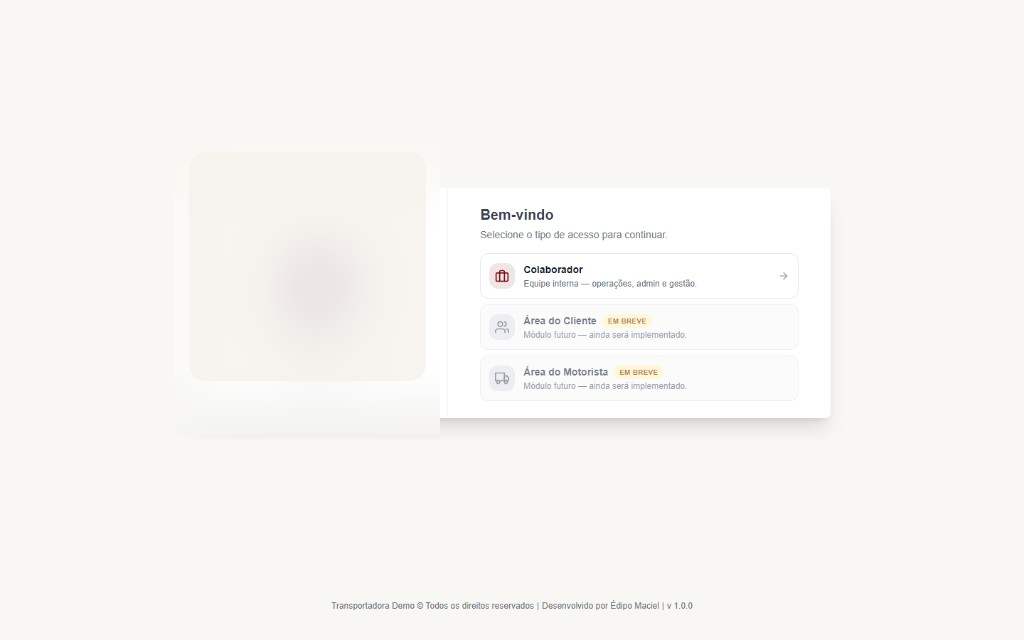
#> input picture case/login.png, 1024 x 640 px, found by its file name
$ python blur_login_logo.py
#> lines starting #> are read from the running program, lines starting #| are printed output that depends on the picture
from PIL import Image, ImageFilter, ImageDraw
from pathlib import Path

path = Path(r"C:\Users\Edipo_Maciel\Documents\Edipo\Projeto_Meu_Portfolio\public\case\login.png")
img = Image.open(path).convert("RGBA")
w, h = img.size
#> w = 1024; h = 640
print("size", w, h)
#| size 1024 640

# Left branding panel (logo + TRANSVELOSTER text)
left = int(w * 0.17)
#> left = 174
top = int(h * 0.20)
#> top = 128
right = int(w * 0.43)
#> right = 440
bottom = int(h * 0.68)
#> bottom = 435

# Strong blur over logo + brand name area
region = img.crop((left, top, right, bottom)).filter(ImageFilter.GaussianBlur(radius=26))
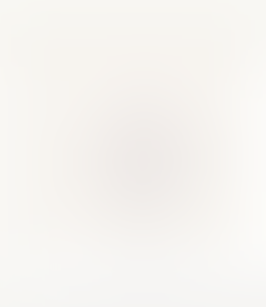
#> region: PIL image 266x307 RGBA; mean R, G, B, A 246.3, 244, 240.6, 255
img.paste(region, (left, top))

# Frosted cover so the name is fully unreadable
overlay = Image.new("RGBA", img.size, (0, 0, 0, 0))
#> overlay: PIL image 1024x640 RGBA; every value is 0
draw = ImageDraw.Draw(overlay)
draw.rounded_rectangle(
    (
        left + int((right - left) * 0.06),
        top + int((bottom - top) * 0.08),
        right - int((right - left) * 0.06),
        bottom - int((bottom - top) * 0.18),
    ),
    radius=16,
    fill=(245, 241, 235, 185),
)
img = Image.alpha_composite(img, overlay)

img.convert("RGB").save(path, "PNG", optimize=True)
print("saved", path)

$ run again, with case/clientes.png copied over case/login.png
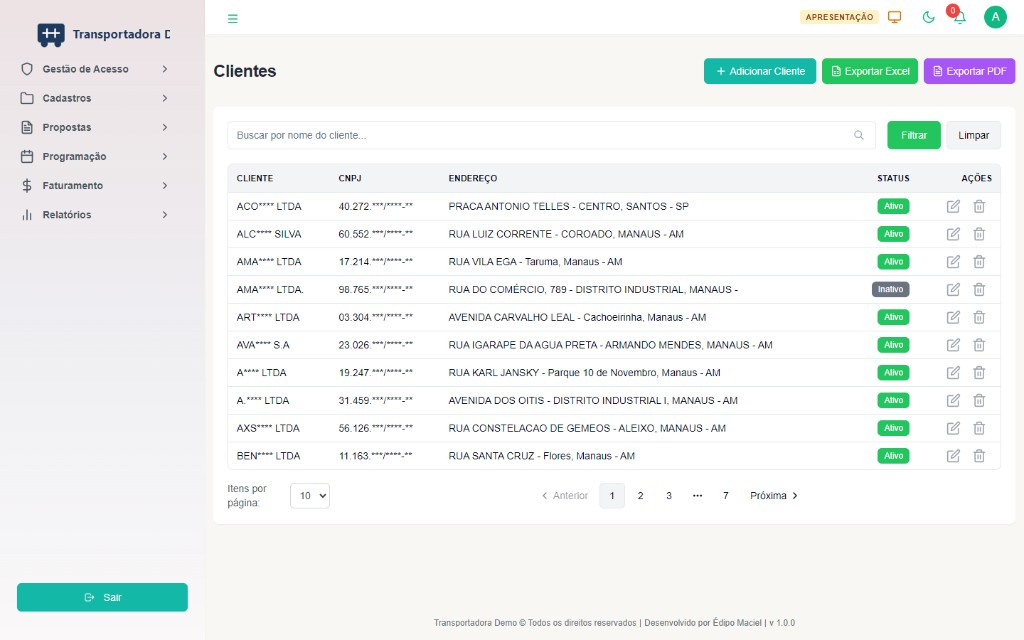
#> input picture case/clientes.png, 1024 x 640 px, found by its file name
#| size 1024 640
#> overlay: PIL image 1024x640 RGBA; every value is 0
#> `img.convert("RGB").save(path, "PNG", optimize=True)`:
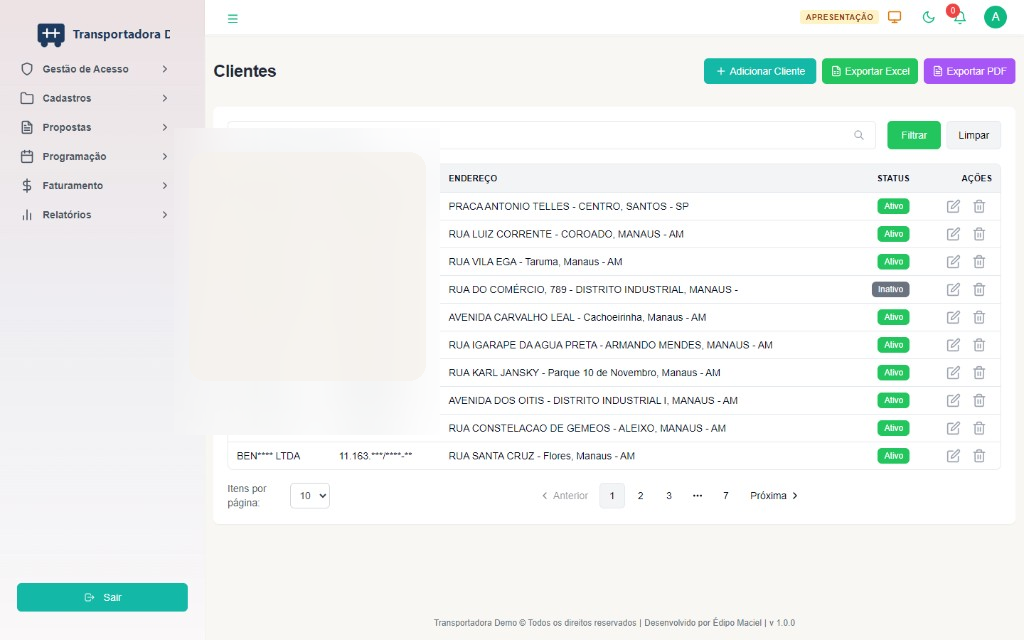
#> saved as login.png: PIL image 1024x640 RGB; mean R, G, B 240, 242.7, 241.1

$ run again, with case/faturamento.png copied over case/login.png
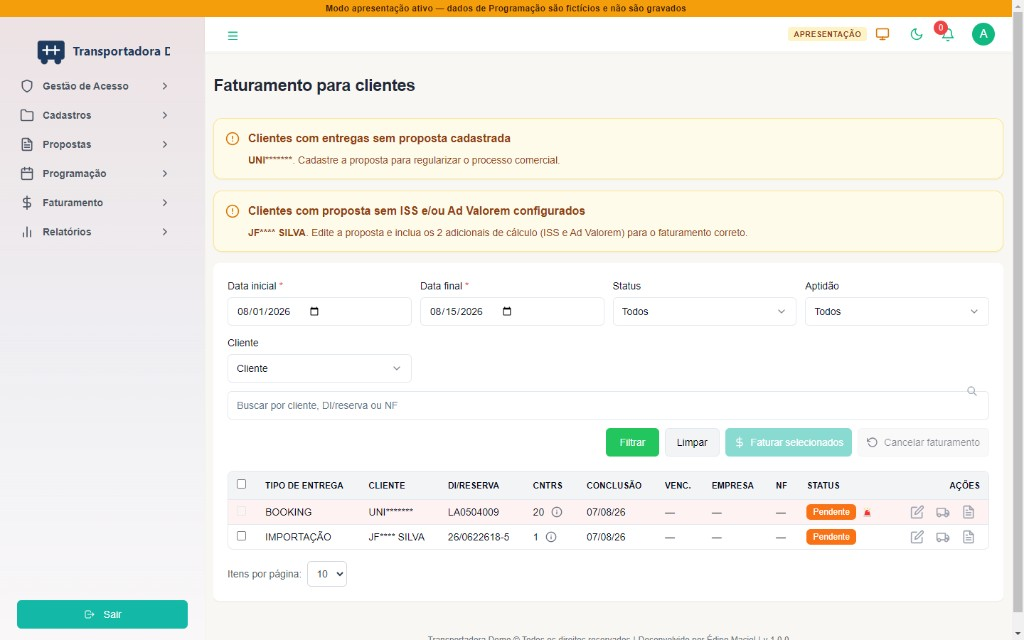
#> input picture case/faturamento.png, 1024 x 640 px, found by its file name
#| size 1024 640
#> `region = img.crop((left, top, right, bottom)).filter(ImageFilter.Gauss..`:
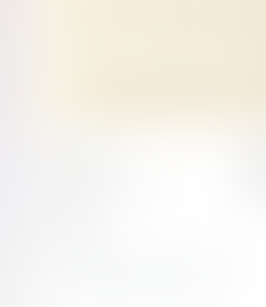
#> region: PIL image 266x307 RGBA; mean R, G, B, A 246.4, 243.9, 237.6, 255
#> overlay: PIL image 1024x640 RGBA; every value is 0
#> `img.convert("RGB").save(path, "PNG", optimize=True)`:
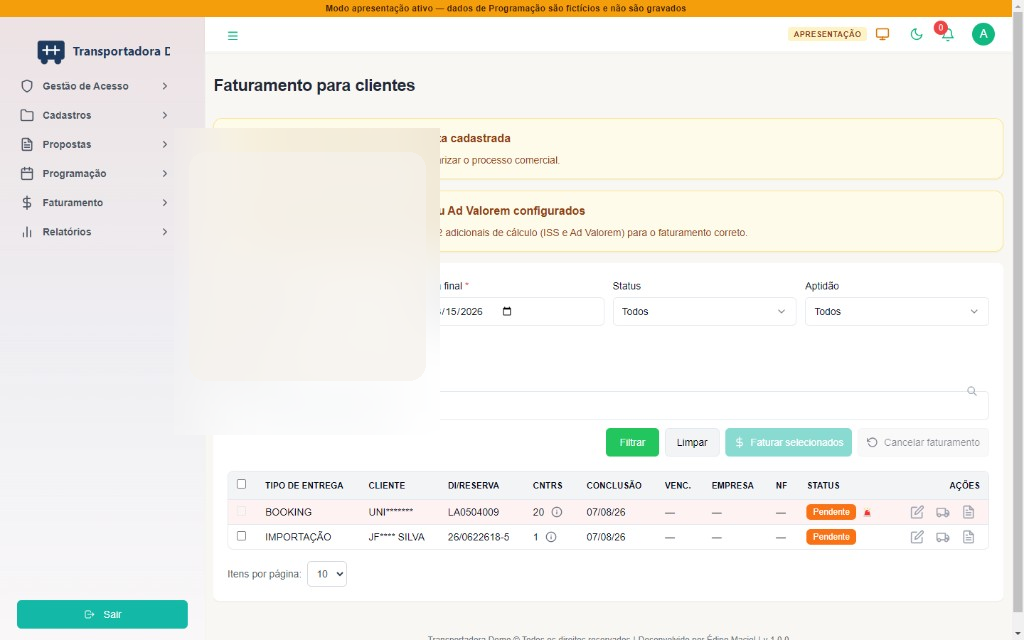
#> saved as login.png: PIL image 1024x640 RGB; mean R, G, B 242.8, 240.7, 233.5

$ run again, with case/importacoes.png copied over case/login.png
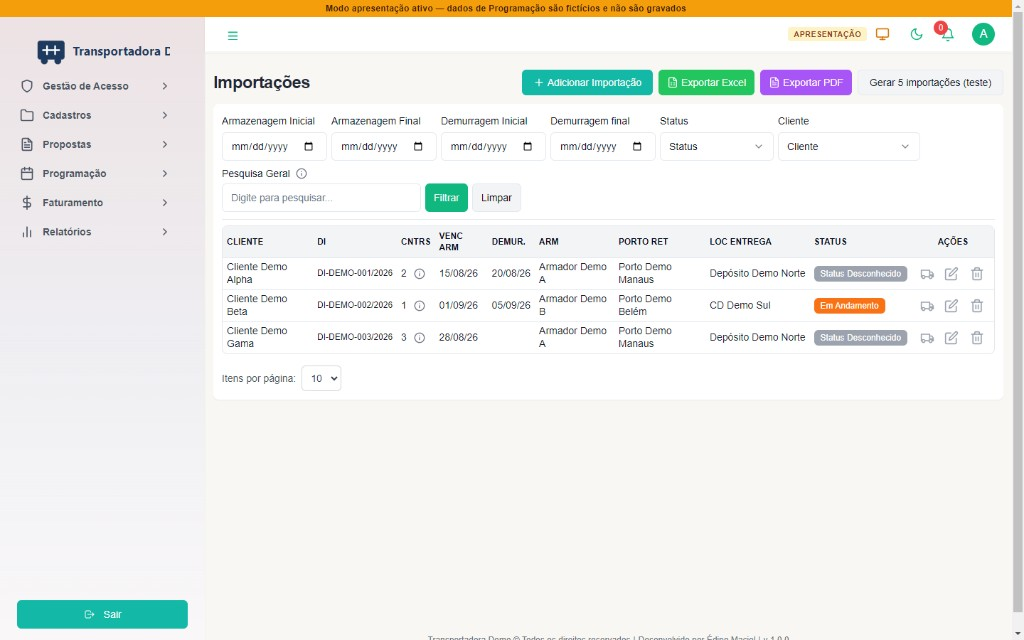
#> input picture case/importacoes.png, 1024 x 640 px, found by its file name
#| size 1024 640
#> `region = img.crop((left, top, right, bottom)).filter(ImageFilter.Gauss..`:
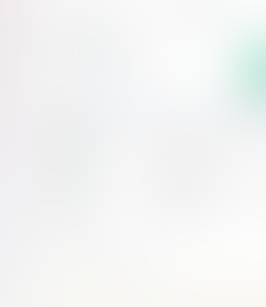
#> region: PIL image 266x307 RGBA; mean R, G, B, A 243.4, 244.3, 244.1, 255
#> overlay: PIL image 1024x640 RGBA; every value is 0
#> `img.convert("RGB").save(path, "PNG", optimize=True)`:
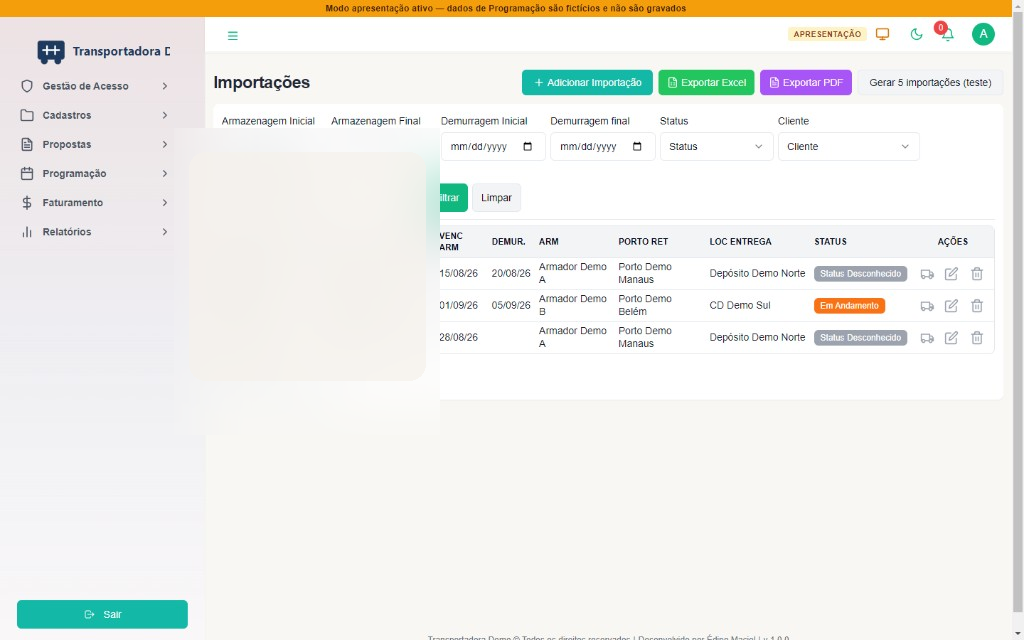
#> saved as login.png: PIL image 1024x640 RGB; mean R, G, B 239.9, 239.2, 234.1
